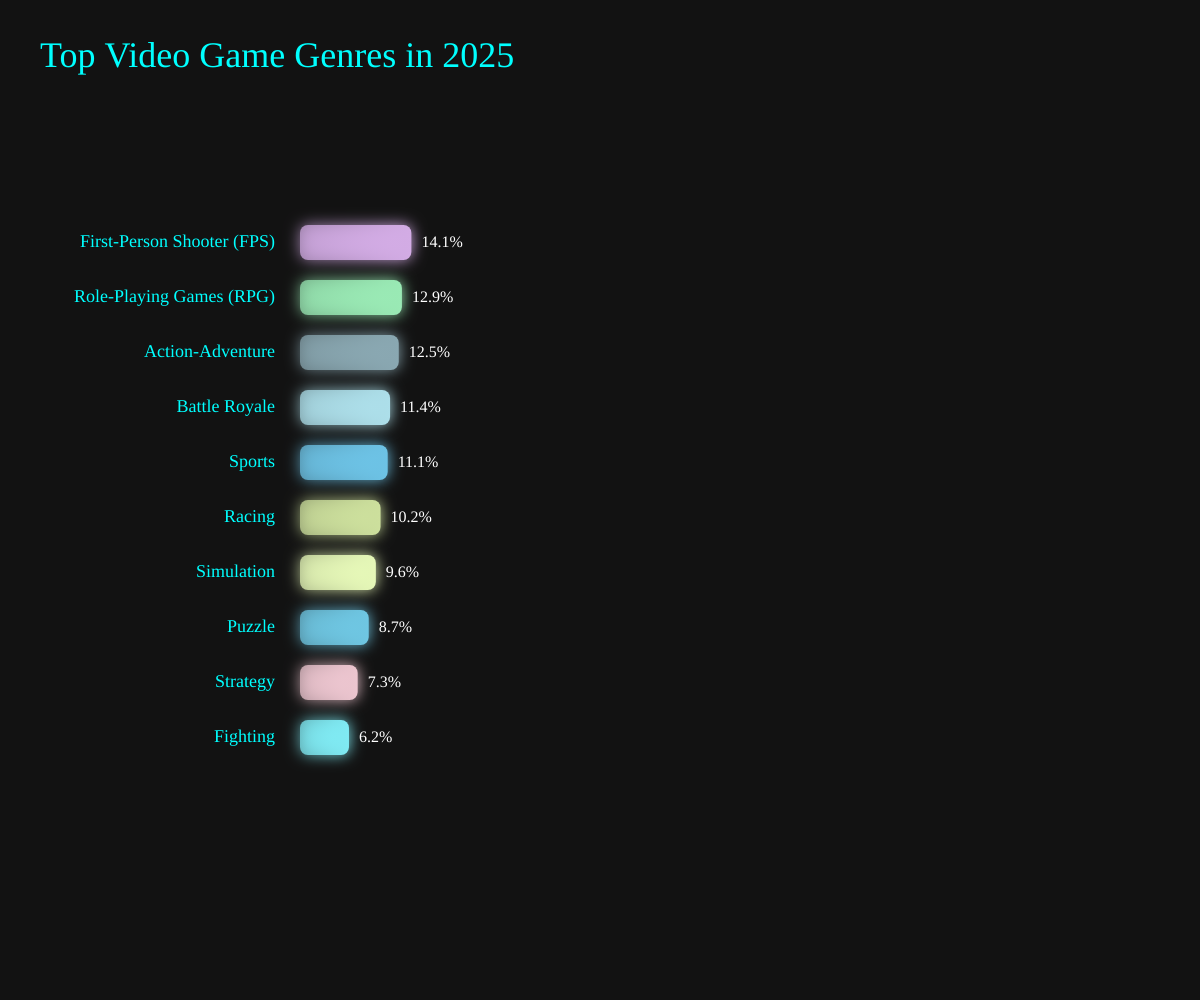
Frame 1 (no input)
Frame 2 (the mouse pressed at the canvas centre, redrawn once): identical to frame 1, image omitted

The p5.js sketch that drew this single still picture (run headless with seeded random() and noise() and a simulated clock; the mouse was pressed at the canvas centre and the sketch redrawn once):

// p5.js sketch
// ── sketch.js
let genres = [
  "First-Person Shooter (FPS)", "Role-Playing Games (RPG)", "Action-Adventure",
  "Battle Royale", "Sports", "Racing", "Simulation", "Puzzle", "Strategy", "Fighting"
];
let values = [14.1, 12.9, 12.5, 11.4, 11.1, 10.2, 9.6, 8.7, 7.3, 6.2];
let barColors = [];

function setup() {
  createCanvas(windowWidth, windowHeight);
  noLoop();
  generateNeonColors();
  textFont('Segoe UI Black, Arial Black, sans-serif');
  background('#121212');
}

function draw() {
  background('#121212');
  fill(0, 255, 255);
  textSize(36);
  textAlign(LEFT, TOP);
  text("Top Video Game Genres in 2025", 40, 40); // top-left title
  drawHorizontalBarChart();
}

function generateNeonColors() {
  barColors = [];
  for (let i = 0; i < genres.length; i++) {
    let c = color(random(100, 255), random(150, 255), random(150, 255));
    barColors.push(c);
  }
}

function drawHorizontalBarChart() {
  let barHeight = 35;
  let barGap = 20;
  let chartHeight = genres.length * (barHeight + barGap);
  let chartTop = (height - chartHeight) / 2;
  let maxLabelWidth = 250; 
  let maxValueWidth = 60; 
  let maxBarWidth = width - maxLabelWidth - maxValueWidth - 100;
  let chartLeft = (width - (maxLabelWidth + maxBarWidth + maxValueWidth)) / 2 + maxLabelWidth;

  for (let i = 0; i < genres.length; i++) {
    let barWidth = map(values[i], 0, 100, 0, maxBarWidth);

    drawingContext.shadowBlur = 15;
    drawingContext.shadowColor = barColors[i];

    let gradient = drawingContext.createLinearGradient(
      chartLeft, chartTop + i * (barHeight + barGap),
      chartLeft + barWidth, chartTop + i * (barHeight + barGap)
    );
    gradient.addColorStop(0, color(red(barColors[i]), green(barColors[i]), blue(barColors[i]), 180));
    gradient.addColorStop(1, color(red(barColors[i]), green(barColors[i]), blue(barColors[i]), 255));
    drawingContext.fillStyle = gradient;

    noStroke();
    rect(chartLeft, chartTop + i * (barHeight + barGap), barWidth, barHeight, 8);

    drawingContext.shadowBlur = 0;

    fill(0, 255, 255);
    textSize(18);
    textAlign(RIGHT, CENTER);
    text(genres[i], chartLeft - 25, chartTop + i * (barHeight + barGap) + barHeight / 2);

    fill(255);
    textSize(16);
    textAlign(LEFT, CENTER);
    text(values[i] + "%", chartLeft + barWidth + 10, chartTop + i * (barHeight + barGap) + barHeight / 2);
  }
}

function windowResized() {
  resizeCanvas(windowWidth, windowHeight);
}
